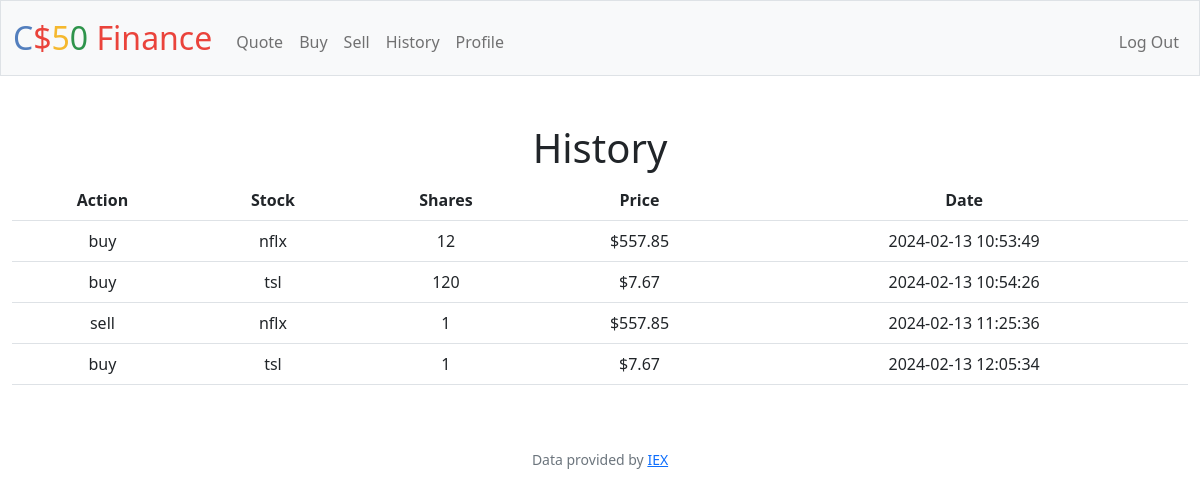
Screenshot of /history (signed in) with the database file from the repository.
### tables this page shows
CREATE TABLE history (id INTEGER PRIMARY KEY AUTOINCREMENT NOT NULL, uuid INTEGER NOT NULL, symbol VARCHAR(255) NOT NULL, shares INTEGER NOT NULL, price NUMBERIC NOT NULL, action VARCHAR(5) NOT NULL, dt DATETIME NOT NULL, FOREIGN KEY (uuid) REFERENCES users(id));

### finance/app.py (the view)
@app.route("/history")
@login_required
def history():
    history = db.execute("SELECT * FROM history WHERE uuid = ?;", session["user_id"])
    return render_template("history.html", history=history)

### finance/app.py (called while the page is built)
@app.after_request
def after_request(response):
    response.headers["Cache-Control"] = "no-cache, no-store, must-revalidate"
    response.headers["Expires"] = 0
    response.headers["Pragma"] = "no-cache"
    return response

### finance/helpers.py (called while the page is built)
def login_required(f):
    @wraps(f)
    def decorated_function(*args, **kwargs):
        if session.get("user_id") is None:
            return redirect("/login")
        return f(*args, **kwargs)
    return decorated_function

def usd(value):
    return f"${value:,.2f}"

### finance/templates/history.html (shortened to what this page needs)
{% extends "layout.html" %}
{% block main %}
<h1>History</h1>
<table class="table">
    <tr>
        <th>Action</th>
        <th>Stock</th>
        <th>Shares</th>
        <th>Price</th>
        <th>Date</th>
    </tr>
    {% if history %}
    {% for entry in history %}
    <tr>
        <td>{{ entry["action"] }}</td>
        <td>{{ entry["symbol"] }}</td>
        <td>{{ entry["shares"] }}</td>
        <td>{{ entry["price"] | usd }}</td>
        <td>{{ entry["dt"] }}</td>
    </tr>
    {% endfor %}
    {% endif %}
</table>
{% endblock %}

### finance/templates/layout.html (shortened to what this page needs)
<!DOCTYPE html>
<html lang="en">
    <head>
        <link href="https://cdn.jsdelivr.net/npm/bootstrap@5.1.3/dist/css/bootstrap.min.css" rel="stylesheet">
        <link href="/static/styles.css" rel="stylesheet">
    </head>
    <body>
        <nav class="bg-light border navbar navbar-expand-md navbar-light">
            <div class="container-fluid">
                <a class="navbar-brand" href="/"><span class="blue">C</span><span class="red">$</span><span class="yellow">5</span><span class="green">0</span> <span class="red">Finance</span></a>
                <div class="collapse navbar-collapse" id="navbar">
                    {% if session["user_id"] %}
                        <ul class="navbar-nav me-auto mt-2">
                            <li class="nav-item"><a class="nav-link" href="/quote">Quote</a></li>
                            <li class="nav-item"><a class="nav-link" href="/buy">Buy</a></li>
                            <li class="nav-item"><a class="nav-link" href="/sell">Sell</a></li>
                            <li class="nav-item"><a class="nav-link" href="/history">History</a></li>
                            <li class="nav-item"><a class="nav-link" href="/profile">Profile</a></li>
                        </ul>
                        <ul class="navbar-nav ms-auto mt-2">
                            <li class="nav-item"><a class="nav-link" href="/logout">Log Out</a></li>
                        </ul>
                    {% else %}
                        <ul class="navbar-nav ms-auto mt-2">
                            <li class="nav-item"><a class="nav-link" href="/register">Register</a></li>
                            <li class="nav-item"><a class="nav-link" href="/login">Log In</a></li>
                        </ul>
                    {% endif %}
                </div>
            </div>
        </nav>
        <main class="container-fluid py-5 text-center">
            {% block main %}{% endblock %}
        </main>
        <footer class="mb-5 small text-center text-muted">
            Data provided by <a href="https://iexcloud.io/">IEX</a>
        </footer>
    </body>
</html>

### finance/static/styles.css (style rules this page uses)
nav .navbar-brand { font-size: xx-large; }
nav .navbar-brand .blue { color: #537fbe; }
nav .navbar-brand .red { color: #ea433b; }
nav .navbar-brand .yellow { color: #f5b82e; }
nav .navbar-brand .green { color: #2e944b; }

### rows the page displays
history: action "buy", symbol "nflx", shares "12", price "$557.85", dt "2024-02-13 10:53:49"
history: action "buy", symbol "tsl", shares "120", price "$7.67", dt "2024-02-13 10:54:26"
history: action "sell", symbol "nflx", shares "1", price "$557.85", dt "2024-02-13 11:25:36"
history: action "buy", symbol "tsl", shares "1", price "$7.67", dt "2024-02-13 12:05:34"
